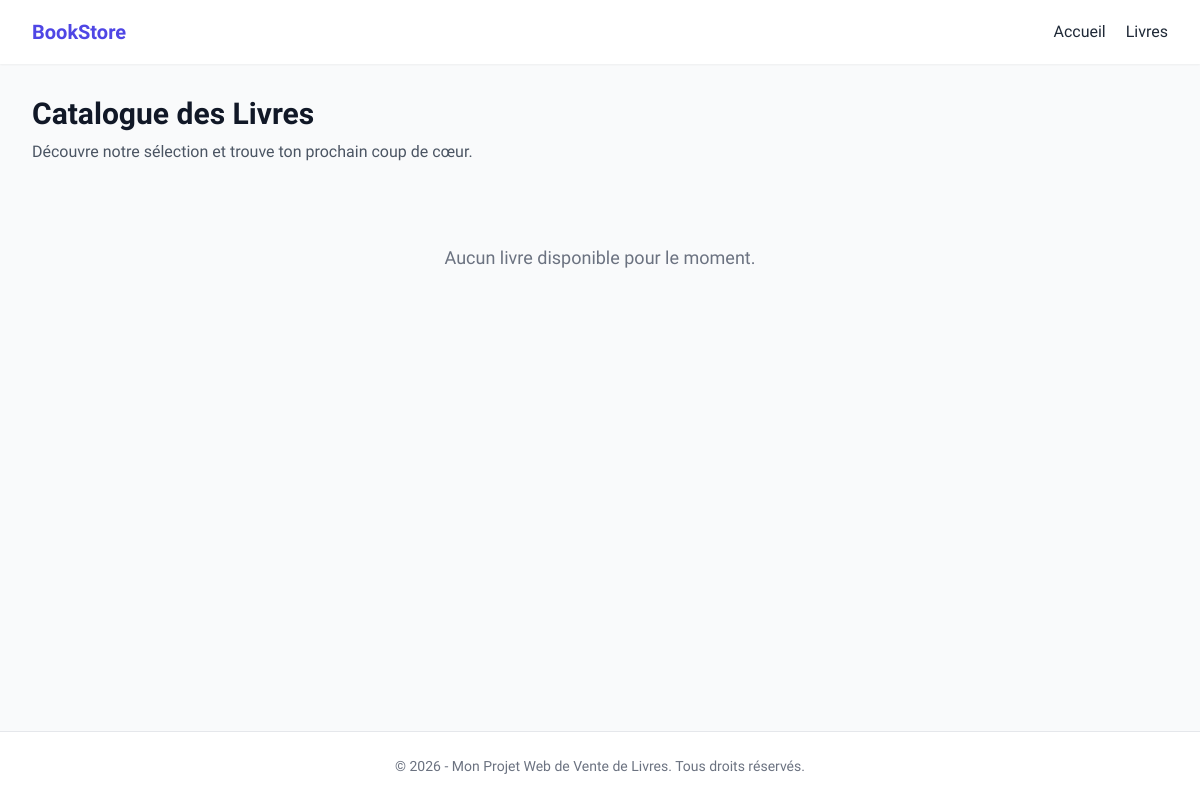
/books/, run on an earlier commit of the app's database.
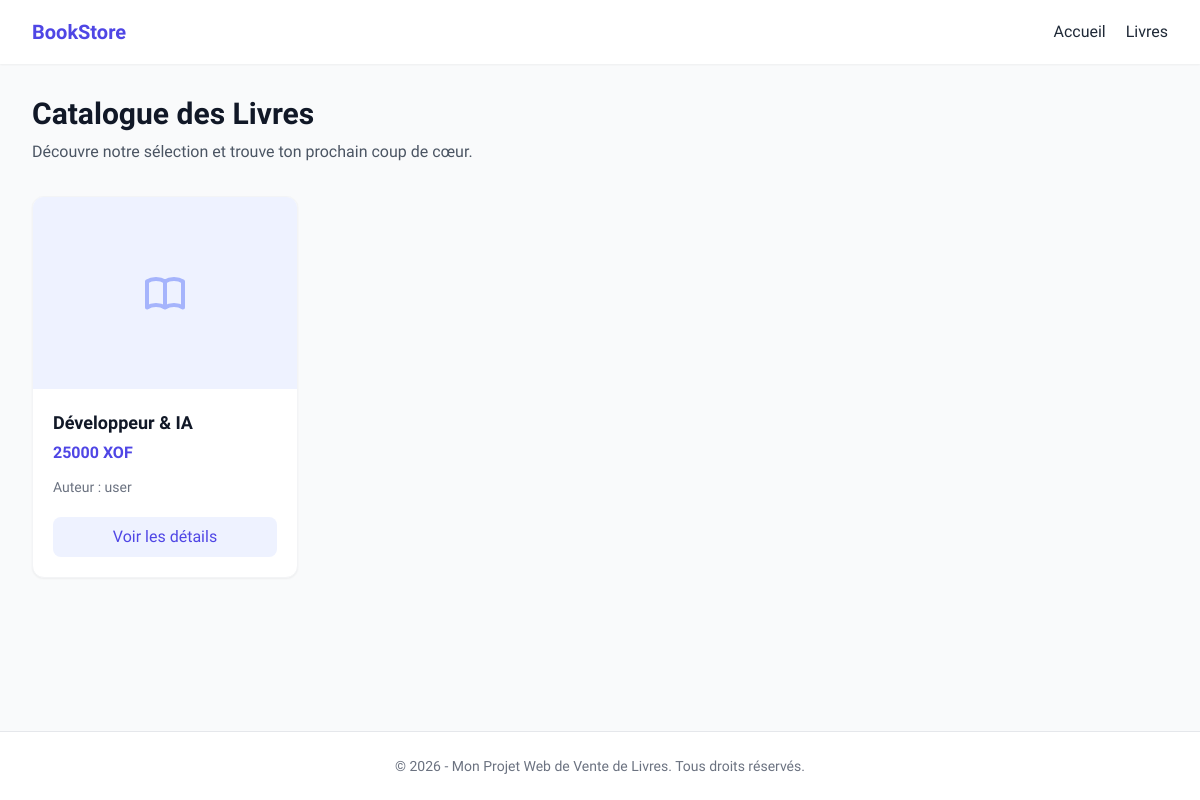
And on a later commit of the database.
### core/models.py (models this page shows, shortened)
class Book(models.Model):
    category = models.ForeignKey(Category, on_delete=models.PROTECT, related_name="books")
    author = models.ForeignKey(
        settings.AUTH_USER_MODEL,
        on_delete=models.SET_NULL,
        null=True,
        related_name="books"
    )
    title = models.CharField(max_length=200)
    description = models.TextField()
    prix = models.DecimalField(max_digits=5, decimal_places=0)
    def get_absolute_url(self):
        return reverse('book-detail', kwargs={'pk': self.pk})

### core/views.py (the view)
# urls.py: path('books/', views.BookViewPage.as_view(), name="book-list"),
class BookViewPage(ListView):
    model = Book
    template_name = "book_list.html"
    context_object_name = "books"
    def get_queryset(self):
        return Book.objects.select_related('category')

### core/templates/book_list.html (shortened to what this page needs)
{% extends 'master.html' %}
{% block content %}
<div class="mb-8">
    <h1 class="text-3xl font-bold text-gray-900">Catalogue des Livres</h1>
    <p class="text-gray-600 mt-2">Découvre notre sélection et trouve ton prochain coup de cœur.</p>
</div>
<div class="grid grid-cols-1 sm:grid-cols-2 md:grid-cols-3 lg:grid-cols-4 gap-6">
    {% for book in books %}
        <div class="bg-white rounded-xl shadow-sm border border-overflow border-gray-100 overflow-hidden hover:shadow-md transition flex flex-col justify-between">
            <div>
                {% if book.image %}
                    <img src="{{ book.image.url }}" alt="{{ book.title }}" class="w-full h-48 object-cover">
                {% else %}
                    <div class="w-full h-48 bg-indigo-50 flex items-center justify-center text-indigo-300">
                    </div>
                {% endif %}
                <div class="p-5">
                    <h2 class="font-bold text-lg text-gray-900 mb-1 truncate">{{ book.title }}</h2>
                    <p class="text-indigo-600 font-semibold mb-3">{{ book.prix }} XOF</p>
                    <p class="text-gray-500 text-sm line-clamp-2">Auteur : {{ book.author.username|default:"user" }}</p>
                </div>
            </div>
            <div class="p-5 pt-0">
                <a href="{{ book.get_absolute_url }}" class="block w-full text-center bg-indigo-50 hover:bg-indigo-600 hover:text-white text-indigo-600 font-medium py-2 rounded-lg transition">
                    Voir les détails
                </a>
            </div>
        </div>
    {% empty %}
        <div class="col-span-full text-center py-12">
            <p class="text-gray-500 text-lg">Aucun livre disponible pour le moment.</p>
        </div>
    {% endfor %}
</div>
{% endblock %}

### core/templates/master.html (shortened to what this page needs)
<!doctype html>
<html lang="fr">
  <head>
    <script src="https://cdn.tailwindcss.com"></script>
  </head>
  <body
    class="bg-gray-50 text-gray-800 font-sans min-h-screen flex flex-col justify-between"
  >
    <header class="bg-white shadow-sm">
      <nav
        class="max-w-7xl mx-auto px-4 sm:px-6 lg:px-8 h-16 flex items-center justify-between"
      >
        <a href="{% url 'index' %}" class="text-xl font-bold text-indigo-600"
          >BookStore</a
        >
        <div class="space-x-4">
          <a href="{% url 'index' %}" class="hover:text-indigo-600 transition"
            >Accueil</a
          >
          <a
            href="{% url 'book-list' %}"
            class="hover:text-indigo-600 transition"
            >Livres</a
          >
        </div>
      </nav>
    </header>
    <main class="max-w-7xl mx-auto px-4 sm:px-6 lg:px-8 py-8 flex-grow w-full">
      {% block content %} {% endblock %}
    </main>
    <footer
      class="bg-white border-t border-gray-200 py-6 text-center text-sm text-gray-500"
    >
      <p>
        &copy; 2026 - Mon Projet Web de Vente de Livres. Tous droits réservés.
      </p>
    </footer>
  </body>
</html>

What changed in the data, as far as the page shows it:
added Book: title "Développeur & IA", prix "25000", author.username "user"
Also different on the page:
text no longer shown: "Aucun livre disponible pour le moment."
